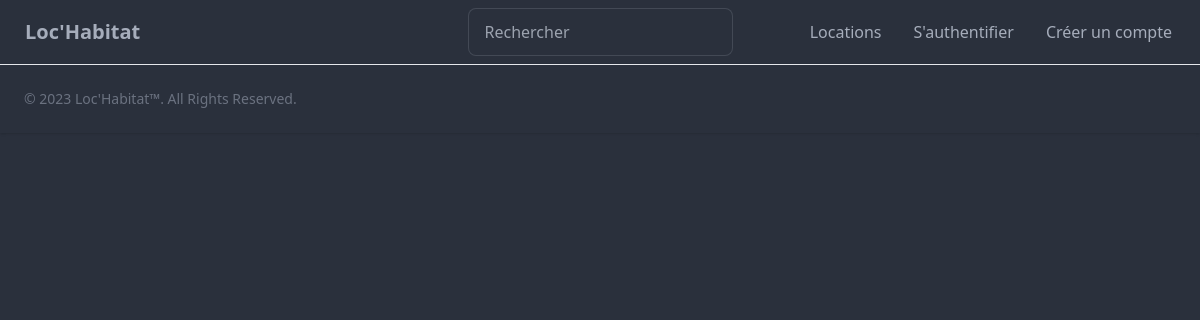
The app's page /Code/index.php?action=showLocation&locationNumber=975188771, older data.
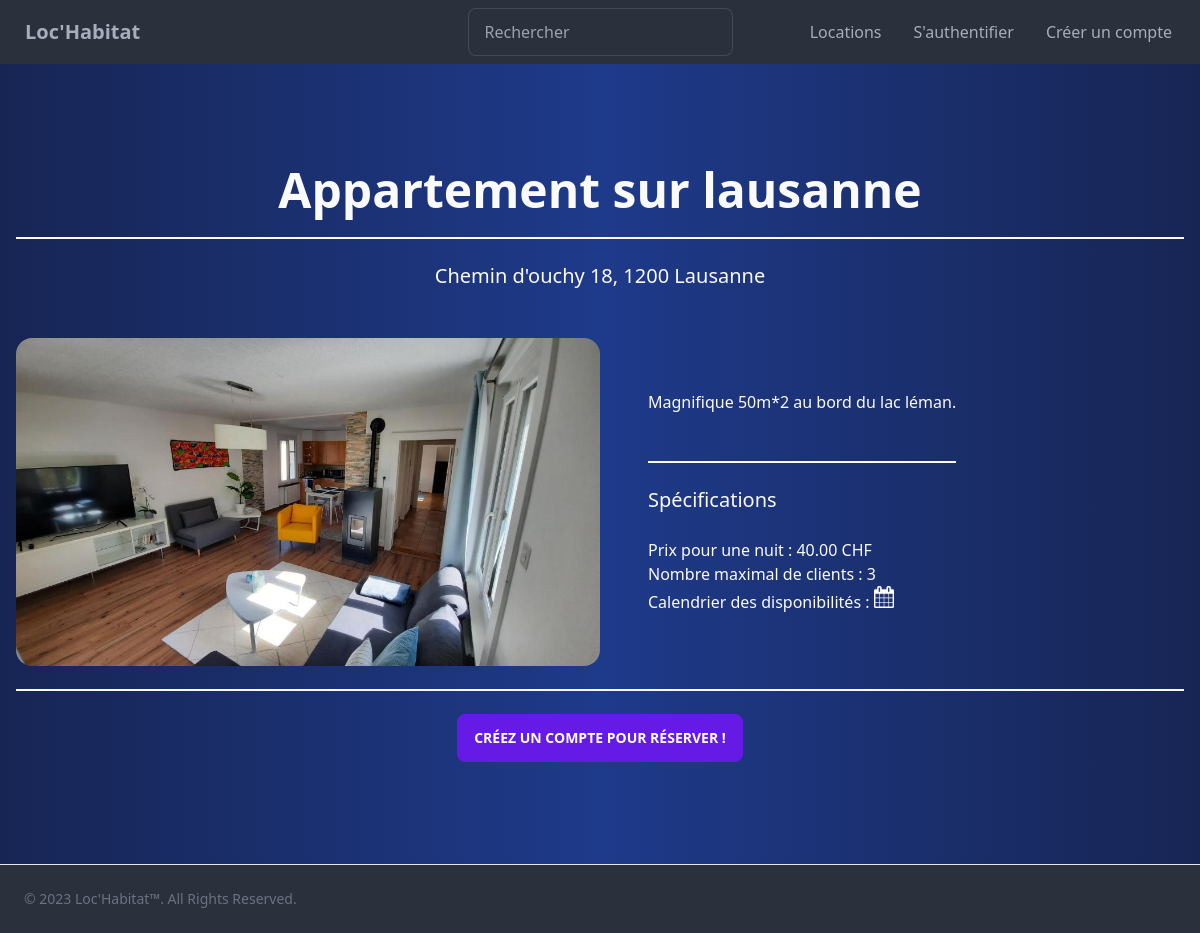
The same page, newer data.
### tables this page shows
CREATE TABLE IF NOT EXISTS `locations` (
  `id` INT NOT NULL AUTO_INCREMENT,
  `locationNumber` INT NOT NULL,
  `name` VARCHAR(100) NOT NULL,
  `place` VARCHAR(130) NOT NULL,
  `description` VARCHAR(500) NOT NULL,
  `housingType` VARCHAR(20) NOT NULL,
  `maximumNbOfClients` INT(2) NOT NULL,
  `pricePerNight` DECIMAL(6,2) NOT NULL,
  `user_id` INT NOT NULL,
  PRIMARY KEY (`id`),
  INDEX `fk_locations_users1_idx` (`user_id` ASC) VISIBLE,
  UNIQUE INDEX `locationNumber_UNIQUE` (`locationNumber` ASC) VISIBLE,
  CONSTRAINT `fk_locations_users1`
    FOREIGN KEY (`user_id`)
    REFERENCES `users` (`id`)
    ON DELETE NO ACTION
    ON UPDATE NO ACTION);

### Code/controller/controller.php (called while the page is built, shortened)
<?php
function showLocation()
{
    $locationNumber = $_GET['locationNumber'];
    require_once "model/locationsManager.php";
    $location = getSpecificLocation($locationNumber);
    require "view/specificLocation.php";
}

### Code/model/dbconnector.php (called while the page is built, shortened)
<?php
function executeQuerySelect($query)
{
    $queryResult = null;
    $dbConnexion = openDBConnexion();
    if ($dbConnexion != null) {
        $statement = $dbConnexion->prepare($query);
        $statement->execute();
        $queryResult = $statement->fetchAll();
    }
    return $queryResult;
}
function openDBConnexion()
{
    $tempDbConnexion = null;
    $sqlDriver = 'mysql';
    $hostname = 'web24.swisscenter.com';
    $port = '3306';
    $charset = 'utf8';
    $dbName = 'lochab_apt_BDD';
    $userName = 'lochab_apt_BDD';
    $userPwd = 'Pa$$w0rdLocHabitat';
    $dsn = $sqlDriver . ':host=' . $hostname . ';dbname=' . $dbName . ';port=' . $port . ';charset=' . $charset;
    try {
        $tempDbConnexion = new PDO($dsn, $userName, $userPwd);
    } catch (PDOException $exception) {
        echo 'Connection failed: ' . $exception->getMessage();
    }
    return $tempDbConnexion;
}

### Code/model/locationsManager.php (called while the page is built, shortened)
<?php
function getSpecificLocation($locationNumber)
{
    $getSpecificLocationQuery = "SELECT locations.*, GROUP_CONCAT(DISTINCT images.name) AS imageNames,
GROUP_CONCAT(DISTINCT reservations.startDate) AS startDates,
GROUP_CONCAT(DISTINCT reservations.endDate) AS endDates
FROM locations
INNER JOIN images ON images.location_id = locations.id
LEFT JOIN reservations ON reservations.location_id = locations.id
WHERE locations.locationNumber = '$locationNumber'
GROUP BY locations.id;";
    require_once "model/dbconnector.php";
    $specificLocation = executeQuerySelect($getSpecificLocationQuery);
    return $specificLocation;
}

### Code/view/specificLocation.php (the view, shortened to what the changed rows need)
<?php foreach ($location as $item) :
    $images = explode(',', $item['imageNames']);
    ?>
    <div class="hero min-h-screen">
        <div class="hero-content text-center">
            <div class="max-w-screen">
                <h1 class="text-5xl font-bold"><?= htmlentities($item['name']) ?></h1>
                <div class="divider before:bg-neutral-50 after:bg-neutral-50"></div>
                <h2 class="text-xl"><?= htmlentities($item['place']) ?></h2>
                <div class="divider-vertical"></div>
                <div class="flex w-full md:items-center">
                    <?php if (isset($images[1])) :
                        ?>
                        <div class="carousel w-1/2 max-h-96">
                            <?php
                            $imageCount = 0;
                            foreach ($images as $image) :
                                $imageCount += 1;
                                ?>
                                <div id="slide<?= $imageCount ?>" class="carousel-item relative w-full">
                                    <img src="<?= htmlentities($image) ?>" class="object-contain w-full rounded-box"/>
                                    <div class="absolute flex justify-between transform -translate-y-1/2 left-5 right-5 top-1/2">
                                        <a href="#slide<?= $imageCount - 1 ?>" class="btn btn-circle">❮</a>
                                        <a href="#slide<?= $imageCount + 1 ?>" class="btn btn-circle">❯</a>
                                    </div>
                                </div>
                            <?php endforeach;
                            ?>
                        </div>
                    <?php else : ?>
                        <img src="<?= htmlentities($images[0]) ?>" class="object-contain w-1/2 rounded-box"/>
                    <?php endif; ?>
                    <div>
                        <p class="py-6 text-justify"><?= htmlentities($item['description']) ?></p>
                        <div class="divider before:bg-neutral-50 after:bg-neutral-50"></div>
                        <h2 class="text-xl text-left">Spécifications</h2>
                        <p class="py-6 text-left">Prix pour une nuit : <?= htmlentities($item['pricePerNight']) ?> CHF<br>
                            Nombre maximal de clients : <?= htmlentities($item['maximumNbOfClients']) ?><br>
                            Calendrier des disponibilités :
                            <input id="datepickerInformation" class="bg-transparent w-5" type="image"
                                   src="view/img/calendar.png">
                        </p>
                    </div>
                </div>
                <div class="divider before:bg-neutral-50 after:bg-neutral-50"></div>
                <?php
                if (isset($_SESSION['userEmailAddress'])) :
                    ?>
                    <a href="index.php?action=booking&locationNumber=<?= htmlentities($item['locationNumber']) ?>">
                        <button class="btn btn-primary">Réservez dès maintenant !</button>
                    </a>
                <?php
                else:
                    ?>
                    <a href="index.php?action=register">
                        <button class="btn btn-primary">Créez un compte pour réserver !</button>
                    </a>
                <?php
                endif;
                ?>
            </div>
        </div>
    </div>
<?php
endforeach;
require "gabarit.php";
?>

Row changes from the older to the newer data that the page shows:
added locations: name "Appartement sur lausanne", place "Chemin d'ouchy 18, 1200 Lausanne", description "Magnifique 50m*2 au bord du lac léman.", pricePerNight "40.00", maximumNbOfClients "3"
